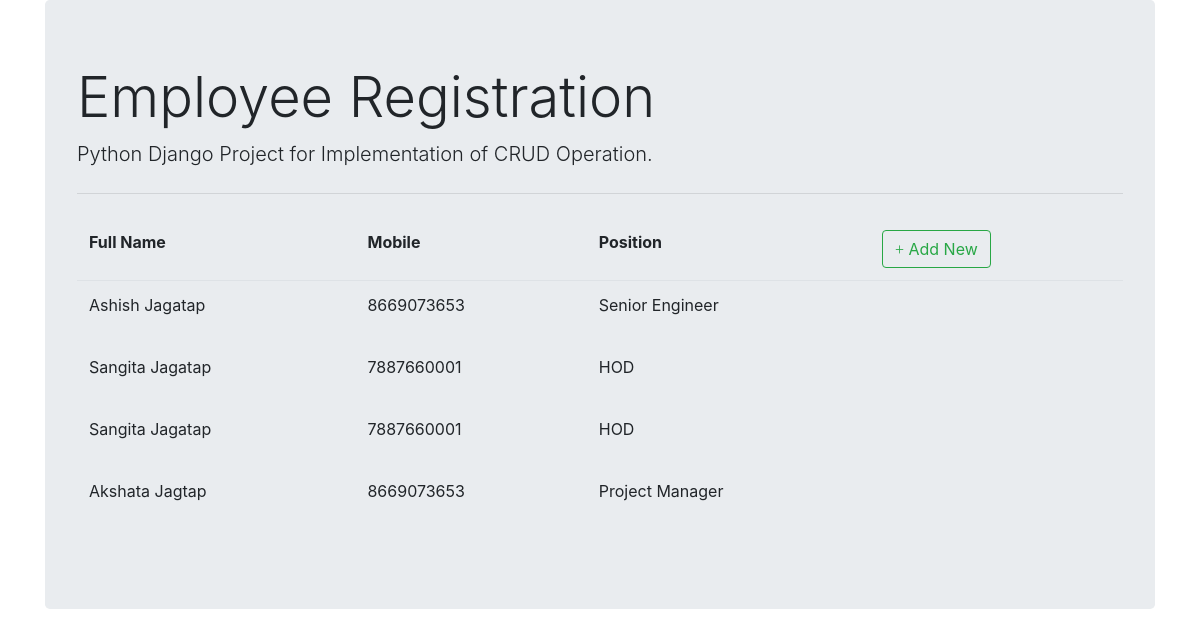
Page /list/ on the committed database.
### employee_register/models.py (models this page shows)
class Employee(models.Model):
    full_name = models.CharField(max_length=200,null=True)
    emp_code = models.IntegerField(null=True)
    mobile = models.CharField(max_length=200, null=True)
    position = models.ForeignKey(Position, on_delete=models.CASCADE,null=True)

class Position(models.Model):
    tittle = models.CharField(max_length=100, null=True)
    def __str__(self):
        return self.tittle

### employee_register/views.py (the view)
# urls.py: path('list/',views.employee_list,name='employee_list')# get req. to retrieve and display all records
def employee_list(request):
    context = {'employee_list': Employee.objects.all()}
    return render(request, "employee_register/employee_list.html", context)

### templates/employee_register/employee_list.html (shortened to what this page needs)
{% extends "employee_register/base.html" %}
{% block content %}
<table class="table table-borderless">
    <thead class="border-bottom font-weight-bold">
        <tr>
            <td>Full Name</td>
            <td>Mobile</td>
            <td>Position</td>
            <td>
                <a href="{% url 'employee_insert' %}" class="btn btn-outline-success">
                    <i class="fas fa-plus"></i> Add New
                </a>
            </td>
        </tr>
    </thead>
    <tbody>
        {% for employee in employee_list %}
            <tr>
                <td>{{employee.full_name}}</td>
                <td>{{employee.mobile}}</td>
                <td>{{employee.position}}</td>
                <td>
                    <a href="{% url 'employee_update' employee.id %}" class="btn text-secondary px-0">
                        <i class="far fa-edit fa-lg"></i>
                    </a>
                    <form action="{% url 'employee_delete' employee.id %}" method="post" class="d-inline">
                        <button type="submit" class="btn">
                            <i class="far fa-trash-alt fa-lg text-danger float-right"></i>
                        </button>
                    </form>
                </td>
            </tr>
        {% endfor %}
    </tbody>
</table>
{% endblock content %}

### templates/employee_register/base.html (shortened to what this page needs)
<!DOCTYPE html>
<html lang="en">
<head>
    <link rel="stylesheet" href="https://cdn.jsdelivr.net/npm/bootstrap@4.3.1/dist/css/bootstrap.min.css">
    <link rel="stylesheet" href="https://cdnjs.cloudflare.com/ajax/libs/font-awesome/6.1.1/css/fontawesome.min.css"
</head>
<body>
      <div class="container">
          <div class="col-md-10.offset-md-1.at-5">
              <div class="jumbotron">
                  <h1 class="display-4">Employee Registration </h1>
                  <p class="lead">Python Django Project for Implementation of CRUD Operation.</p>
                  <hr class="my-4">
                  {% block content %}
                  {% endblock %}
              </div>
          </div>
      </div>
</body>
</html>

### rows in the picture
Employee: full_name "Ashish Jagatap", mobile "8669073653", position "Senior Engineer"
Employee: full_name "Sangita Jagatap", mobile "7887660001", position "HOD"
Employee: full_name "Sangita Jagatap", mobile "7887660001", position "HOD"
Employee: full_name "Akshata Jagtap", mobile "8669073653", position "Project Manager"
